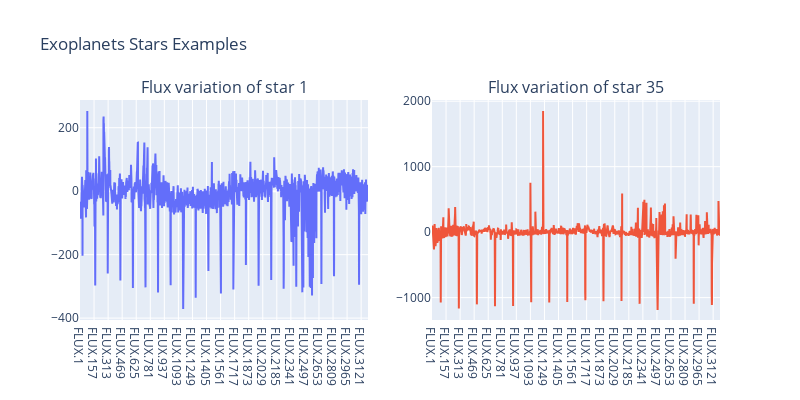

The code cell stored with this chart in its notebook:
### Code cell
from plotly.subplots import make_subplots
import plotly.graph_objects as go

fig = make_subplots(rows=1, cols=2, subplot_titles=("Flux variation of star 1", "Flux variation of star 35"))

fig.add_trace(
    go.Scatter(y=train_t_y[1], x=train_t_y.index),
    row=1, col=1
)
fig.add_trace(
    go.Scatter(y=train_t_y[35], x=train_t_y.index),
    row=1, col=2
)

fig.update_layout(height=400, width=800, title_text="Exoplanets Stars Examples", showlegend=False)

fig.show()

### Figure 1 — Plotly figure (JSON) as saved in the notebook; plotly's stock layout.template omitted (floating-point values rounded to 4 significant figures; data arrays with more than 128 entries replaced by an {"elided": "..."} marker saying what was removed)
{"data": [{"type": "scatter", "x": {"elided": "3197 str values"}, "xaxis": "x", "y": {"elided": "3197 float values"}, "yaxis": "y"}, {"type": "scatter", "x": {"elided": "3197 str values"}, "xaxis": "x2", "y": {"elided": "3197 float values"}, "yaxis": "y2"}], "layout": {"annotations": [{"font": {"size": 16}, "showarrow": false, "text": "Flux variation of star 1", "x": 0.225, "xanchor": "center", "xref": "paper", "y": 1, "yanchor": "bottom", "yref": "paper"}, {"font": {"size": 16}, "showarrow": false, "text": "Flux variation of star 35", "x": 0.775, "xanchor": "center", "xref": "paper", "y": 1, "yanchor": "bottom", "yref": "paper"}], "height": 400, "showlegend": false, "title": {"text": "Exoplanets Stars Examples"}, "width": 800, "xaxis": {"anchor": "y", "domain": [0, 0.45]}, "xaxis2": {"anchor": "y2", "domain": [0.55, 1]}, "yaxis": {"anchor": "x", "domain": [0, 1]}, "yaxis2": {"anchor": "x2", "domain": [0, 1]}}}
